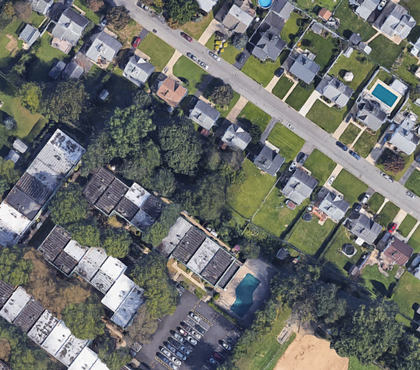
%> input picture philly.png, 420 x 370 px, shrunk from 782 x 689 before the run
$ octave philly.m   (GNU Octave 9; MATLAB toolbox functions it lacks are replaced by stand-ins)
%> lines starting %> are read from the running program, lines starting %| are printed output that depends on the picture; in (x1, y1, x2, y2) boxes, pixels count from 0 and x2, y2 are one past the last pixel; in counts of white or black regions, pixels touching at a corner belong together; the program's own positions count from 1
### colorsplit.m
% shows intensity distribution on different color layers
% second arg is title for figure

function colorsplit = colorsplit( image, fig_name )

dummy = zeros( size( image(:,:,1) ) );

figure( 'Name', fig_name )
% images

subplot(231)
imshow( cat( 3, image(:,:,1), dummy, dummy ) )
title( 'Red' )
subplot(232)
imshow( cat( 3, dummy, image(:,:,2), dummy ) )
title( 'Green' )
subplot(233)
imshow( cat( 3, dummy, dummy, image(:,:,3) ) )
title( 'Blue' )

% histograms
n = 100;
subplot(234)
histogram( image(:,:,1), n )
title( 'Red Intensity Distribution' )
subplot(235)
histogram( image(:,:,2), n )
title( 'Green Intensity Distribution' )
subplot(236)
histogram( image(:,:,3), n )
title( 'Blue Intensity Distribution' )

end

### draw_edges.m
% draws edges on original image in specified color
% third arg is color of edges
% fourth arg is figure name

% if edges of different colors are desired, can also input
% edges as a MxNxj matrix with a 1xj matric to indicate colors

function draw_edges = draw_edges( image, edges, c, fig_name )

figure( 'Name', fig_name )
subplot(121)
imshow( image )
title( 'Original' )

for i = 1:3
    for j = 1: length(c)
    layer = image(:,:,i);
        if i == c(j)
            layer( edges(:,:,j) > 0 ) = 1;
        else
            layer( edges(:,:,j) > 0 ) = 0;
        end
        image(:,:,i) = layer;
    end
end

subplot(122)
imshow( image )
title( 'Detected Buildings' )

end

### philly.m
close all; clear; clc

image = imread( './philly.png' );
%> image is the input picture: size 370x420x3 uint8; mean R, G, B 107.9, 110.7, 107.8
image = double( image )./255;
%> image: size 370x420x3 double
copy = image;

red_layer = image(:,:,1);
green_layer = image(:,:,2);
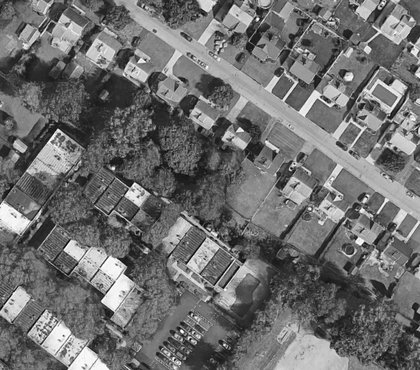
%> green_layer: size 370x420 double; min 0, max 1, mean 0.434
blue_layer = image(:,:,3);

%% color split
colorsplit( image, 'Philly colors' );
%> in colorsplit, `dummy = zeros( size( image(:,:,1) ) );`: dummy: size 370x420 double; every value is 0
%> in colorsplit, `imshow( cat( 3, dummy, image(:,:,2), dummy ) )`:
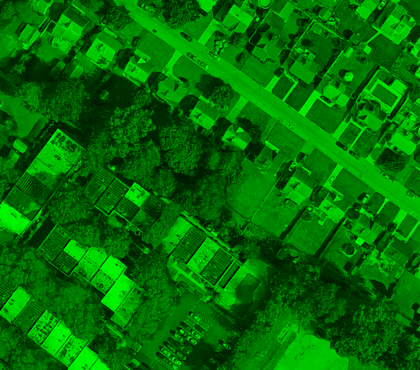
%> displayed picture: size 370x420x3, on the screen's scale of 0 to 255; mean R, G, B 0, 110.7, 0
%> in colorsplit, `imshow( cat( 3, dummy, dummy, image(:,:,3) ) )`:
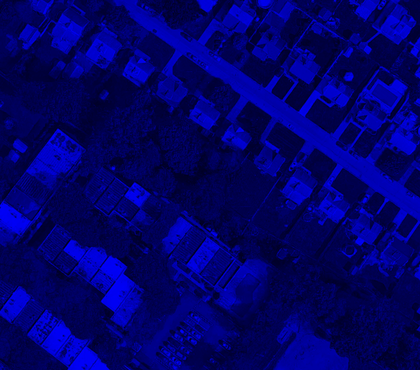
%> displayed picture: size 370x420x3, on the screen's scale of 0 to 255; mean R, G, B 0, 0, 107.8
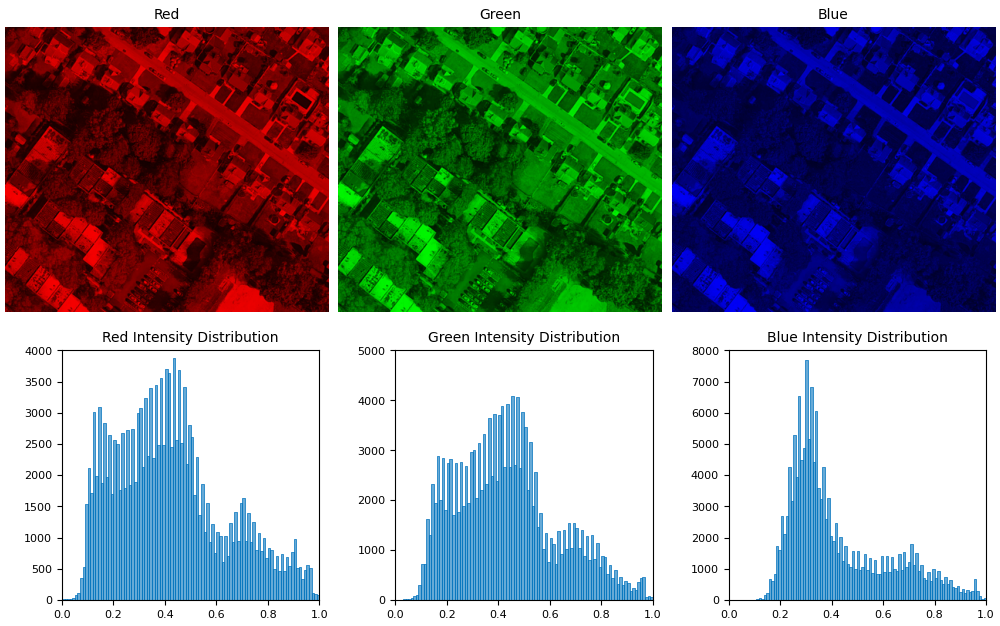
%> figure redrawn from the program's plot data, 6 panels

%% remove trees and grass
num_plots = 4;
lawn_mask = rgb2gray( image );
figure( 'Name', 'temp name' )
subplot(1, num_plots, 1)
imshow(image)

% remove sections based on color information from histograms
lawn_mask( green_layer < 0.6 & red_layer < 0.5 & blue_layer < 0.5 ) = 0;
subplot(1, num_plots, 2)
imshow(lawn_mask)

% fill holes
lawn_mask = imfill( lawn_mask );
subplot(1, num_plots, 3)
imshow(lawn_mask)

% open and close
selo = strel( 'disk', 5 );
lawn_mask = imopen( lawn_mask, selo );
subplot(1,num_plots,4)
imshow( lawn_mask )

%% attempt to detect edges
lawn_mask( lawn_mask > 0 ) = 255;
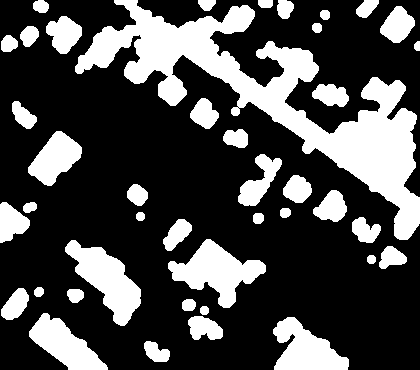
%> lawn_mask: size 370x420 double; 29.1% white; 42 white regions, largest, box (x1, y1, x2, y2) and area: (75, 0, 420, 240) 20122, (168, 239, 266, 308) 3090, (65, 240, 141, 326) 2937
edge_t = 0.5;
edges = edge( lawn_mask, 'Prewitt', edge_t );
%> edges: size 370x420 logical; 4.2% white in thin lines or dots
sed = strel( 'disk', 2 );
edges = imdilate( edges, sed );
%> edges: size 370x420 logical; 15.7% white; 34 white regions, largest, box (x1, y1, x2, y2) and area: (134, 0, 420, 200) 4409, (72, 0, 420, 243) 3825, (165, 236, 269, 311) 1405

figure( 'Name', 'Edges' )
imshow( edges )

%% draw edges on image in red
draw_edges( image, edges, 1, 'Detected Buildings in Philly' );
%> after the loop in draw_edges, `for i = 1:3`:
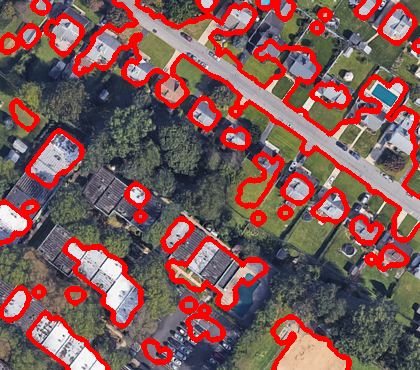
%> image: size 370x420x3 double; mean R, G, B 0.5, 0.355, 0.344
%> after the loop in draw_edges, `for i = 1:3`:
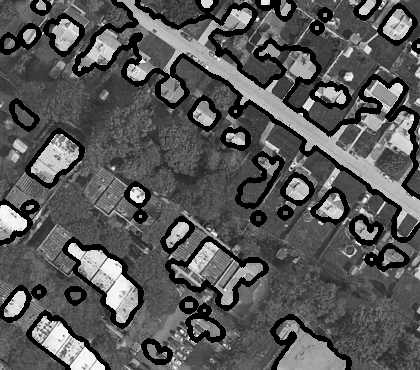
%> layer: size 370x420 double; min 0, max 1, mean 0.344

$ run again, with Damascus_2011.png copied over philly.png
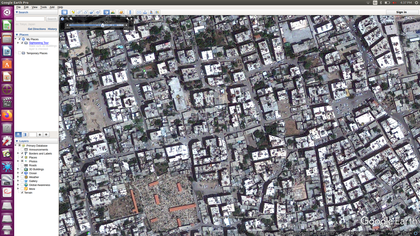
%> input picture Damascus_2011.png, 420 x 236 px, shrunk from 1920 x 1080 before the run
%> image is the input picture: size 236x420x3 uint8; mean R, G, B 139.3, 137.4, 143.7
%> dummy: size 236x420 double; every value is 0
%> `lawn_mask( lawn_mask > 0 ) = 255;`:
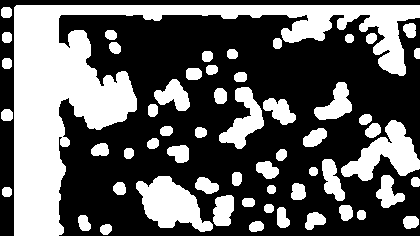
%> lawn_mask: size 236x420 double; 38% white; 57 white regions, largest, box (x1, y1, x2, y2) and area: (14, 5, 420, 236) 21830, (136, 176, 213, 232) 2402, (341, 120, 420, 181) 2208
%> after the loop in draw_edges, `for i = 1:3`:
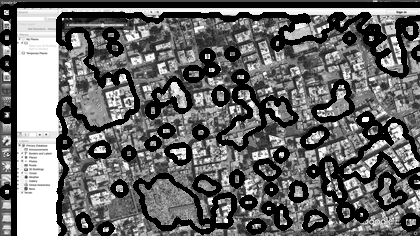
%> layer: size 236x420 double; min 0, max 1, mean 0.414

$ run again, with Dubai_1.png copied over philly.png
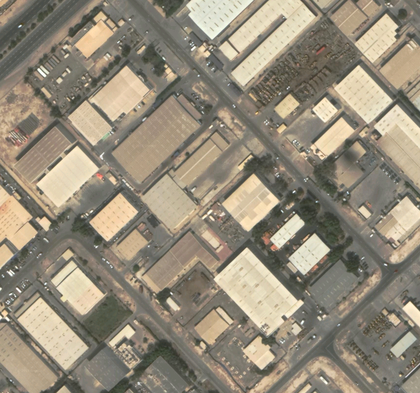
%> input picture Dubai_1.png, 420 x 393 px, shrunk from 1211 x 1133 before the run
%> image is the input picture: size 393x420x3 uint8; mean R, G, B 148.8, 139.8, 122.3
%> dummy: size 393x420 double; every value is 0
%> `lawn_mask( lawn_mask > 0 ) = 255;`:
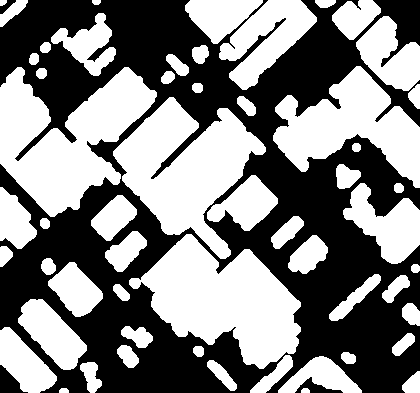
%> lawn_mask: size 393x420 double; 50.8% white; 4 black regions, box (x1, y1, x2, y2) and area: (0, 0, 420, 393) 80402, (0, 365, 28, 393) 404, (295, 377, 343, 393) 291, (0, 0, 16, 14) 100
%> after the loop in draw_edges, `for i = 1:3`:
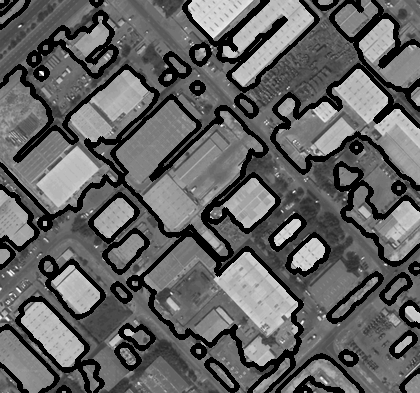
%> layer: size 393x420 double; min 0, max 1, mean 0.386

$ run again, with Dubai_3.png copied over philly.png
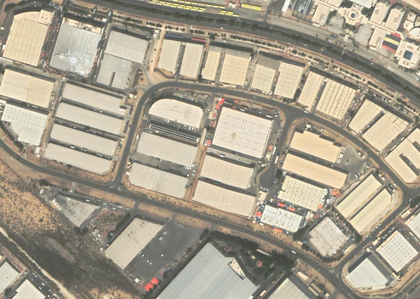
%> input picture Dubai_3.png, 420 x 299 px, shrunk from 1381 x 982 before the run
%> image is the input picture: size 299x420x3 uint8; mean R, G, B 168.1, 159.8, 141.7
%> dummy: size 299x420 double; every value is 0
%> after the loop in draw_edges, `for i = 1:3`:
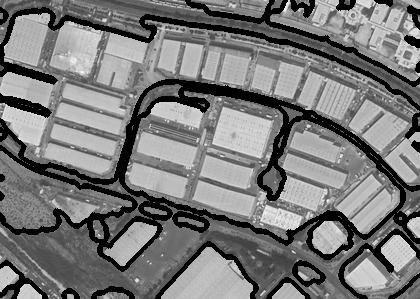
%> layer: size 299x420 double; min 0, max 1, mean 0.472
